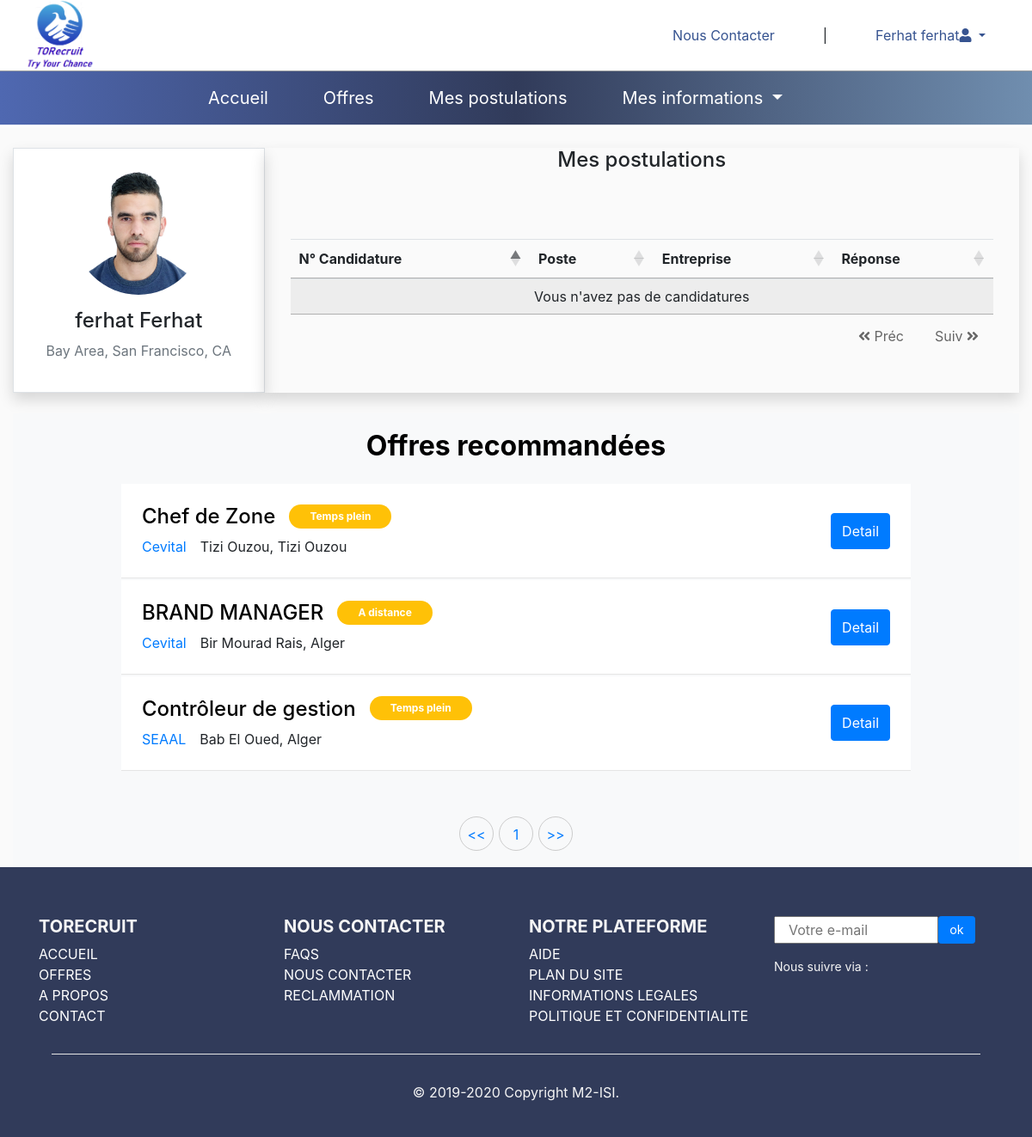
Page /espace_cand.php?user=2 (signed in) on the committed database.
### tables this page shows
CREATE TABLE `recruteur` (
  `id_recruteur` int(11) NOT NULL,
  `nom` varchar(50) DEFAULT NULL,
  `prenom` varchar(30) DEFAULT NULL,
  `nom_entreprise` varchar(50) NOT NULL,
  `email` varchar(30) DEFAULT NULL,
  `mdp` varchar(100) DEFAULT NULL,
  `adresse` text,
  `token` varchar(20) DEFAULT NULL
);

CREATE TABLE `offre_emploi` (
  `code_offre` int(11) NOT NULL,
  `date_d` datetime DEFAULT CURRENT_TIMESTAMP,
  `date_f` varchar(50) DEFAULT NULL,
  `poste` varchar(60) DEFAULT NULL,
  `typeTravail` varchar(15) NOT NULL,
  `detail` text,
  `adresse` varchar(150) NOT NULL,
  `id_recruteur` int(11) NOT NULL,
  `num_daira` int(11) DEFAULT NULL
);

CREATE TABLE `daira` (
  `num_daira` int(11) NOT NULL,
  `num_wilaya` int(11) NOT NULL,
  `nom_daira` varchar(40) NOT NULL,
  `nom_ar` varchar(40) NOT NULL
);

CREATE TABLE `wilaya` (
  `num_wilaya` int(11) NOT NULL,
  `nom_wilaya` varchar(25) NOT NULL,
  `nom_ar` varchar(30) NOT NULL
);

### espace_cand.php (the view, shortened to what this page needs)
<?php
$idc=$_SESSION['id_candidat'];
  ?>
<!DOCTYPE html>
<html>
	<head>
		 <link rel="stylesheet" href="css/style.css">
     <link rel="stylesheet" type="text/css" href="
https://cdn.datatables.net/1.10.22/css/jquery.dataTables.min.css">
<link rel="stylesheet" type="text/css" href="https://cdn.datatables.net/responsive/2.2.6/css/responsive.dataTables.min.css">
	</head>
	<body>
		<?php include("headerC.php")?>
		<div class="row col-12 mx-auto mt-4  ">
			<div class="row col-12 col-lg-3 border bg-white shadow">
                <div class="card-body mx-auto">
                  <div class="d-flex flex-column align-items-center text-center">
                    <img src="photo/USA.jpg" alt="Admin" class="rounded-circle" width="150">
                    <div class="mt-3">
                      <h4><?php  echo $_SESSION['nom'].' '.$_SESSION['prenom'] ;?></h4>
                      <p class="text-muted font-size-sm">Bay Area, San Francisco, CA</p>
                    </div>
                  </div>
                  </div>
			</div>
			<div class="row col-12 col-lg-9 shadow  mx-auto">
			<div class="col-12 text-center">
				<h4>Mes postulations</h4>
			</div>
				<div class="col-12 mx-auto">
<table id="myTable" cellspacing="0" width="100%" class="table responsive table-striped   mt-4 align-center ">
						<thead>
							<tr>
								<th>N° Candidature</th>
								<th>Poste</th>
								<th>Entreprise</th>
								<th>Réponse</th>
							</tr>
						</thead>
						<tbody>
						</tbody>
					</table>
				</div>
        </div>
        <div class="row col-12 mx-auto mx-0 px-0">
        	 <div class="col-12 site-section bg-light mt-4">
          <div class=" mx-auto">
            <div class="row col-12  text-center mb-3">
              <div class="col-12 " data-aos="fade">
                <h2 class="font-weight-bold text-black">Offres recommandées</h2>
              </div>
            </div>
              <?php
                    require  "bd.php";
                    if ($connection)
                    {
                      $req_formation ="SELECT DISTINCT nom_formation from formation f, specialite s, specialite_aquise sa WHERE s.ref_formation = f.ref_formation AND sa.id_candidat='$idc' AND sa.code_specialite=  s.code_specialite ";
                      $resultF = mysqli_query($connection, $req_formation);
                      if($rowF = mysqli_fetch_assoc($resultF)) {
                      $nomF=$rowF['nom_formation'];}
                      $req_formation ="SELECT ref_formation from formation WHERE nom_formation ='$nomF' ";
                      $resultF = mysqli_query($connection, $req_formation);
                      if($rowF = mysqli_fetch_assoc($resultF)) {
                      $reff=$rowF['ref_formation'];}
                    $req="SELECT DISTINCT o.code_offre, f.nom_formation, r.nom_entreprise, o.poste, o.typeTravail, d.nom_daira, w.nom_wilaya FROM recruteur r, offre_emploi o, wilaya w, daira d, specialite_requise sr, formation f, specialite s WHERE r.id_recruteur = o.id_recruteur AND o.num_daira=d.num_daira AND d.num_wilaya=w.num_wilaya AND sr.code_offre=o.code_offre AND s.ref_formation= '$reff' AND s.code_specialite=sr.code_specialite AND s.ref_formation=f.ref_formation ";
                    $rep = mysqli_query($connection,$req);
                    }
                    else
                    {
                    echo".................";
                    }
                    ?>
            <table id="tableData" class="col-12 col-lg-10 mx-auto mx-0 px-0 ">
              <?php
              if (mysqli_num_rows($rep)>0)
              {
              while($row = mysqli_fetch_assoc($rep))
              {
              ?>
              <tbody>
                <tr>
                  <td>
                    <div class="row col-12 px-0 mx-0 text-center" data-aos="fade">
                      <div class="col-md-12">
                        <div class="job-post-item bg-white p-4 d-block d-md-flex align-items-center">
                          <div class="mb-4 mb-md-0">
                            <div class="job-post-item-header d-block d-md-flex align-items-center">
                              <h2 class="mr-3 text-black h4"><?php echo $row['poste']; ?></h2>
                              <div class="badge-wrap">
                                <span class="bg-warning text-white badge py-2 px-4"><?php echo $row['typeTravail']; ?></span>
                              </div>
                            </div>
                            <div class="job-post-item-body d-block d-md-flex">
                              <div class=""><span class="fl-bigmug-line-portfolio23"></span> <a href="#"><?php echo $row['nom_entreprise']; ?>&emsp;</a></div>
                              <div><span class="fl-bigmug-line-big104"></span> <span><?php echo $row['nom_daira'] .', '.$row['nom_wilaya']; ?></span></div>
                            </div>
                          </div>
                          <div class="ml-auto">
                            <a href="detail_offre.php?id=<?= $row['code_offre'] ?>" class="btn btn-primary py-2">Detail</a>
                          </div>
                        </div>
                      </div>
                    </div>
                  </td>
                  <?php
                  } } ?>
                </tr>
              </tbody>
            </table>
          </div>
      </div>
        </div>
			</div>
		<?php include("footers.php")?>
  	</body>
</html>

### css/style.css (style rules this page uses)
body { line-height: 1.7; background: #fafafa; color: #4d4d4d; font-weight: 400; font-size: 1rem; font-family: "Roboto Mono", SFMono-Regular, Menlo, Monaco, Consolas, "Liberation Mono", "Courier New", monospace; font-family: "Nunito Sans", -apple-system, BlinkMacSystemFont, "Segoe UI", Roboto, "Helvetica Neue", Arial, sans-serif, "Apple Color Emoji", "Segoe UI Emoji", "Segoe UI Symbol", "Noto Color Emoji"; }
a { -webkit-transition: .3s all ease; -o-transition: .3s all ease; transition: .3s all ease; }
.text-black { color: #000 !important; }
.btn { position: relative; top: 0; }
.btn.btn-primary { color: #fff; }
.site-section { padding: 1.2em 0; }
@media (min-width: 768px) { .site-section { padding: 1.2em 0; } }
.job-post-item { background: #fff; position: relative; -webkit-transition: .1s all ease; -o-transition: .1s all ease; transition: .1s all ease; top: 0; z-index: 1; border-bottom: 1px solid rgba(0, 0, 0, 0.1); }
.job-post-item .badge-wrap { position: relative; top: -5px; }
.job-post-item .badge { border-radius: 30px; }

### css/stylee.css (style rules this page uses)
body { background-color: #fafafa; }

### footers.php (style rules this page uses)
.row { margin-left: 0; margin-right: 0; }

### rows in the picture
recruteur: offre_emploi.poste "Chef de Zone", offre_emploi.typeTravail "Temps plein", nom_entreprise "Cevital", daira.nom_daira "Tizi Ouzou", wilaya.nom_wilaya "Tizi Ouzou", offre_emploi.poste "BRAND MANAGER", offre_emploi.typeTravail "A distance", daira.nom_daira "Bir Mourad Rais", wilaya.nom_wilaya "Alger"
recruteur: offre_emploi.poste "Contrôleur de gestion", offre_emploi.typeTravail "Temps plein", nom_entreprise "SEAAL", daira.nom_daira "Bab El Oued", wilaya.nom_wilaya "Alger"

### other values in the picture
$p "Ferhat"
$n "ferhat"
$_SESSION['nom'] "ferhat"
$_SESSION['prenom'] "Ferhat"
